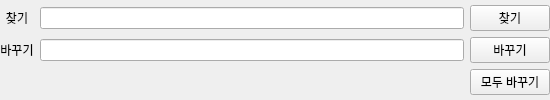
<?xml version="1.0" encoding="UTF-8"?>
<ui version="4.0">
 <class>Form</class>
 <widget class="QWidget" name="Form">
  <property name="windowModality">
   <enum>Qt::NonModal</enum>
  </property>
  <property name="geometry">
   <rect>
    <x>0</x>
    <y>0</y>
    <width>550</width>
    <height>100</height>
   </rect>
  </property>
  <property name="mouseTracking">
   <bool>false</bool>
  </property>
  <property name="tabletTracking">
   <bool>true</bool>
  </property>
  <property name="contextMenuPolicy">
   <enum>Qt::DefaultContextMenu</enum>
  </property>
  <property name="windowTitle">
   <string>Form</string>
  </property>
  <property name="autoFillBackground">
   <bool>false</bool>
  </property>
  <layout class="QGridLayout" name="gridLayout_2">
   <property name="leftMargin">
    <number>0</number>
   </property>
   <property name="topMargin">
    <number>0</number>
   </property>
   <property name="rightMargin">
    <number>0</number>
   </property>
   <property name="bottomMargin">
    <number>0</number>
   </property>
   <item row="0" column="0">
    <layout class="QGridLayout" name="gridLayout">
     <item row="0" column="1">
      <widget class="QLineEdit" name="lineEdit"/>
     </item>
     <item row="0" column="2">
      <widget class="QPushButton" name="pushButton">
       <property name="text">
        <string>찾기</string>
       </property>
      </widget>
     </item>
     <item row="1" column="1">
      <widget class="QLineEdit" name="lineEdit_2"/>
     </item>
     <item row="1" column="2">
      <widget class="QPushButton" name="pushButton_2">
       <property name="text">
        <string>바꾸기</string>
       </property>
      </widget>
     </item>
     <item row="0" column="0">
      <widget class="QLabel" name="label">
       <property name="layoutDirection">
        <enum>Qt::LeftToRight</enum>
       </property>
       <property name="text">
        <string>찾기</string>
       </property>
       <property name="alignment">
        <set>Qt::AlignCenter</set>
       </property>
      </widget>
     </item>
     <item row="1" column="0">
      <widget class="QLabel" name="label_2">
       <property name="text">
        <string>바꾸기</string>
       </property>
       <property name="alignment">
        <set>Qt::AlignCenter</set>
       </property>
      </widget>
     </item>
     <item row="2" column="2">
      <widget class="QPushButton" name="pushButton_3">
       <property name="text">
        <string>모두 바꾸기</string>
       </property>
      </widget>
     </item>
    </layout>
   </item>
  </layout>
 </widget>
 <resources/>
 <connections/>
</ui>
